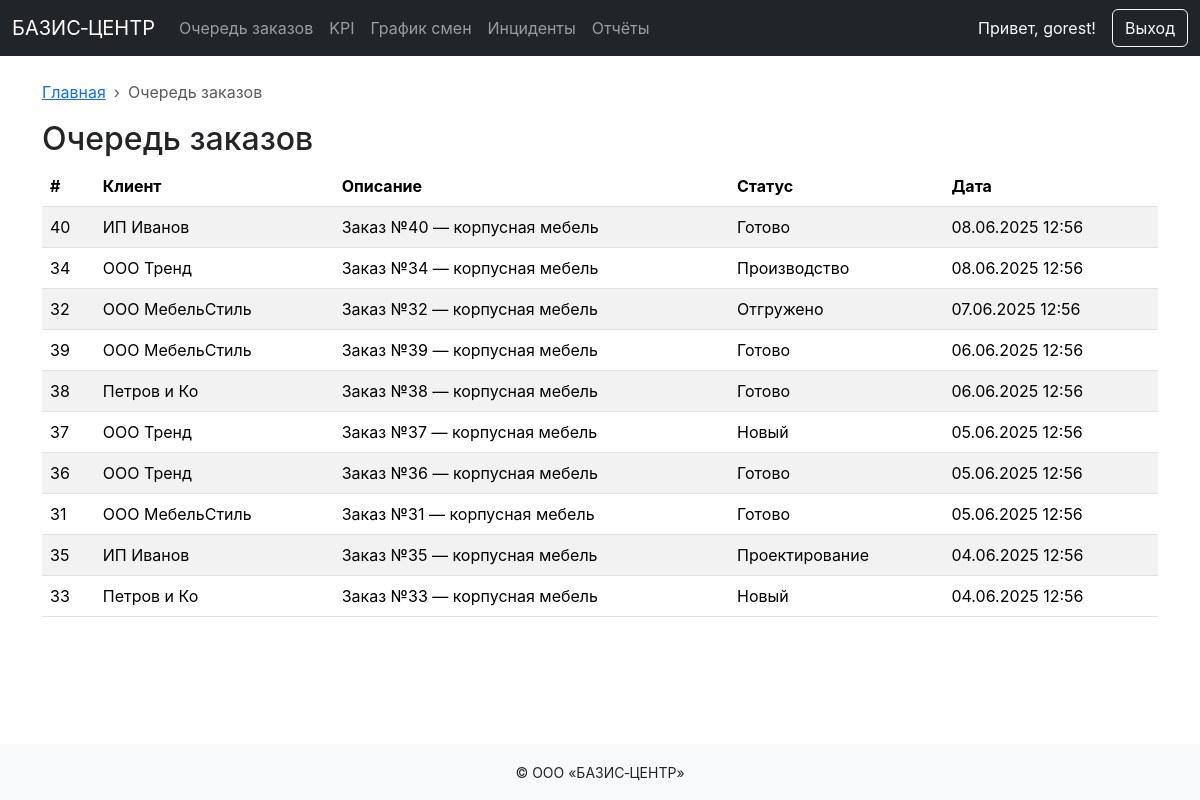
The page /queue/ (signed in) on the database its author committed.
### dashboard/models.py (models this page shows, shortened)
class OrderQueue(models.Model):
    created_at = models.DateTimeField(auto_now_add=True)
    client = models.CharField(max_length=128)
    description = models.TextField()
    status = models.CharField(max_length=32, choices=[
        ('new', 'Новый'),
        ('design', 'Проектирование'),
        ('production', 'Производство'),
        ('ready', 'Готово'),
        ('shipped', 'Отгружено'),
    ], default='new')

### dashboard/views.py (the view)
# urls.py: path('queue/', views.queue_dashboard, name='queue'),
@login_required
def queue_dashboard(request):
    orders = OrderQueue.objects.order_by('-created_at')[:50]
    return render(request, 'dashboard/queue_dashboard.html', {'orders': orders})

### dashboard/templates/dashboard/queue_dashboard.html (shortened to what this page needs)
{% extends 'dashboard/layout.html' %}
{% block crumb %}
<li class="breadcrumb-item active">Очередь заказов</li>
{% endblock %}
{% block content %}
<h2>Очередь заказов</h2>
<table class="table table-striped">
  <thead>
    <tr>
      <th>#</th>
      <th>Клиент</th>
      <th>Описание</th>
      <th>Статус</th>
      <th>Дата</th>
    </tr>
  </thead>
  <tbody>
  {% for order in orders %}
    <tr>
      <td>{{ order.id }}</td>
      <td>{{ order.client }}</td>
      <td>{{ order.description|truncatewords:10 }}</td>
      <td>{{ order.get_status_display }}</td>
      <td>{{ order.created_at|date:"d.m.Y H:i" }}</td>
    </tr>
  {% empty %}
    <tr><td colspan="5">Нет данных</td></tr>
  {% endfor %}
  </tbody>
</table>
{% endblock %}

### dashboard/templates/dashboard/layout.html (shortened to what this page needs)
<!DOCTYPE html>
{% load static %}
<html lang="ru">
<head>
    <link href="https://cdn.jsdelivr.net/npm/bootstrap@5.3.3/dist/css/bootstrap.min.css" rel="stylesheet">
    <link href="{% static 'dashboard/css/style.css' %}" rel="stylesheet">
</head>
<body class="d-flex flex-column min-vh-100">
<nav class="navbar navbar-expand-lg navbar-dark bg-dark">
  <div class="container-fluid">
    <a class="navbar-brand" href="{% url 'dashboard:home' %}">БАЗИС‑ЦЕНТР</a>
    <div class="collapse navbar-collapse" id="navbars">
      <ul class="navbar-nav me-auto mb-2 mb-lg-0">
        <li class="nav-item"><a class="nav-link" href="{% url 'dashboard:queue' %}">Очередь заказов</a></li>
        <li class="nav-item"><a class="nav-link" href="{% url 'dashboard:kpi' %}">KPI</a></li>
        <li class="nav-item"><a class="nav-link" href="{% url 'dashboard:schedule' %}">График смен</a></li>
        <li class="nav-item"><a class="nav-link" href="{% url 'dashboard:alerts' %}">Инциденты</a></li>
        <li class="nav-item"><a class="nav-link" href="{% url 'dashboard:reports' %}">Отчёты</a></li>
      </ul>
      {% if user.is_authenticated %}
        <span class="navbar-text text-light me-3">Привет, {{ user.username }}!</span>
        <a class="btn btn-outline-light" href="{% url 'logout' %}">Выход</a>
      {% else %}
        <a class="btn btn-outline-light" href="{% url 'login' %}">Вход</a>
      {% endif %}
    </div>
  </div>
</nav>
<div class="container my-4">
  {% block breadcrumbs %}
  <nav style="--bs-breadcrumb-divider: '›';" aria-label="breadcrumb">
    <ol class="breadcrumb">
      <li class="breadcrumb-item"><a href="{% url 'dashboard:home' %}">Главная</a></li>
      {% block crumb %}{% endblock %}
    </ol>
  </nav>
  {% endblock %}
  {% block content %}{% endblock %}
</div>
<footer class="mt-auto bg-light py-3">
  <div class="container text-center"><small>&copy; {{ now|date:"Y" }} ООО «БАЗИС‑ЦЕНТР»</small></div>
</footer>
</body>
</html>

### dashboard/static/dashboard/css/style.css (style rules this page uses)
body { font-family: 'Inter', sans-serif; }

### rows shown on the page
OrderQueue: id "40", client "ИП Иванов", description "Заказ №40 — корпусная мебель", status "Готово", created_at "08.06.2025 12:56"
OrderQueue: id "34", client "ООО Тренд", description "Заказ №34 — корпусная мебель", status "Производство", created_at "08.06.2025 12:56"
OrderQueue: id "32", client "ООО МебельСтиль", description "Заказ №32 — корпусная мебель", status "Отгружено", created_at "07.06.2025 12:56"
OrderQueue: id "39", client "ООО МебельСтиль", description "Заказ №39 — корпусная мебель", status "Готово", created_at "06.06.2025 12:56"
OrderQueue: id "38", client "Петров и Ко", description "Заказ №38 — корпусная мебель", status "Готово", created_at "06.06.2025 12:56"
OrderQueue: id "37", client "ООО Тренд", description "Заказ №37 — корпусная мебель", status "Новый", created_at "05.06.2025 12:56"
OrderQueue: id "36", client "ООО Тренд", description "Заказ №36 — корпусная мебель", status "Готово", created_at "05.06.2025 12:56"
OrderQueue: id "31", client "ООО МебельСтиль", description "Заказ №31 — корпусная мебель", status "Готово", created_at "05.06.2025 12:56"
OrderQueue: id "35", client "ИП Иванов", description "Заказ №35 — корпусная мебель", status "Проектирование", created_at "04.06.2025 12:56"
OrderQueue: id "33", client "Петров и Ко", description "Заказ №33 — корпусная мебель", status "Новый", created_at "04.06.2025 12:56"

### other values the page prints
{{ user.username }} "gorest"
